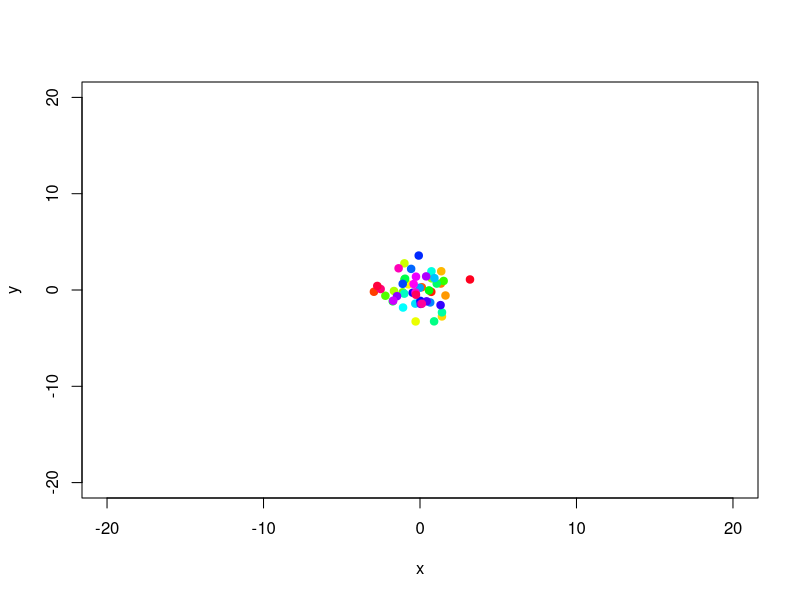
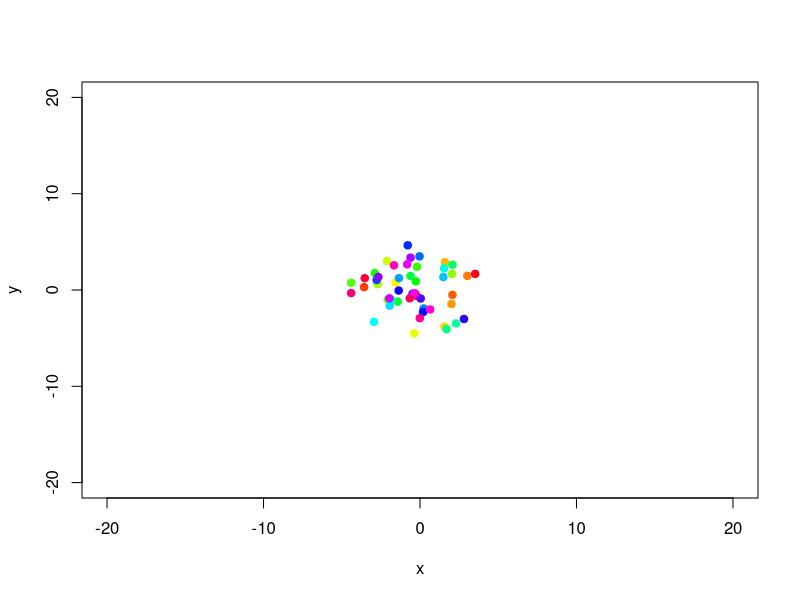
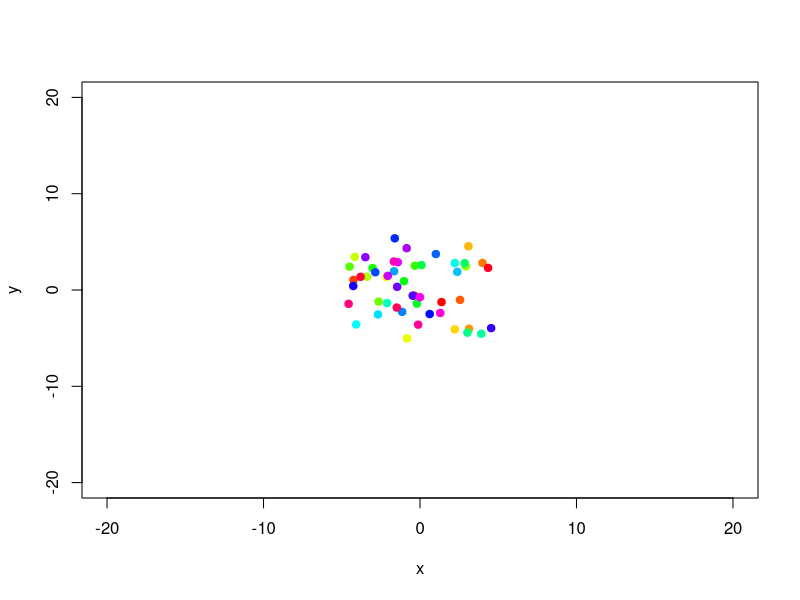
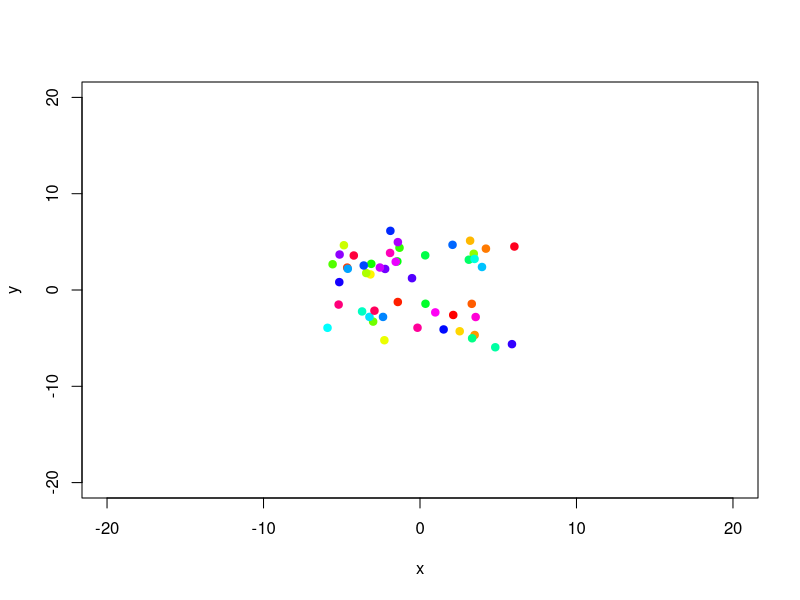
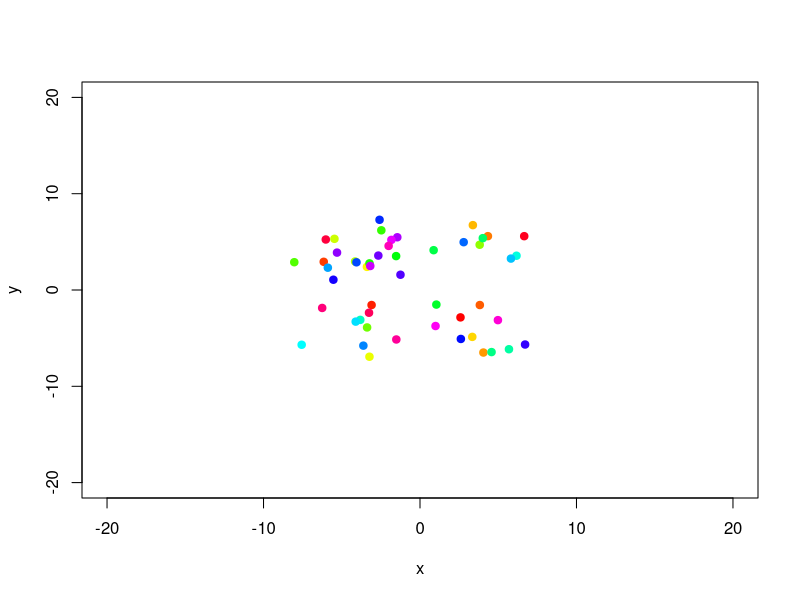
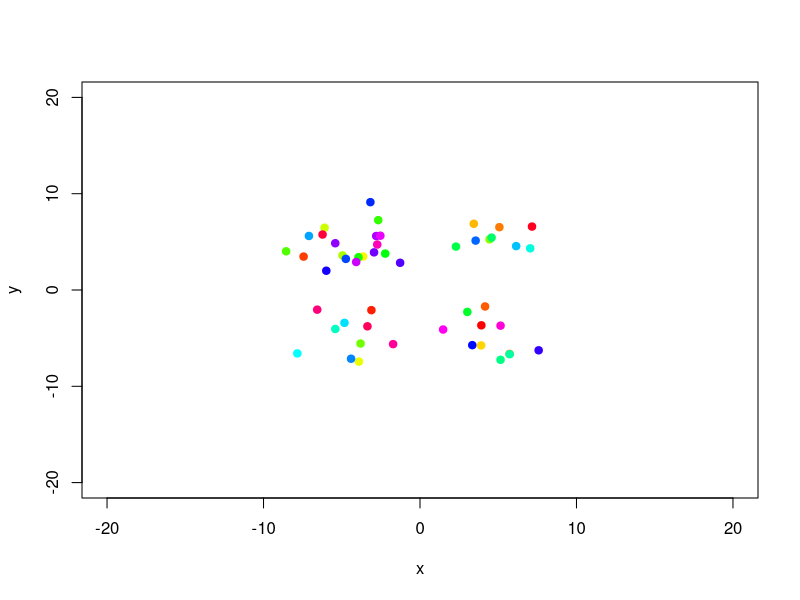
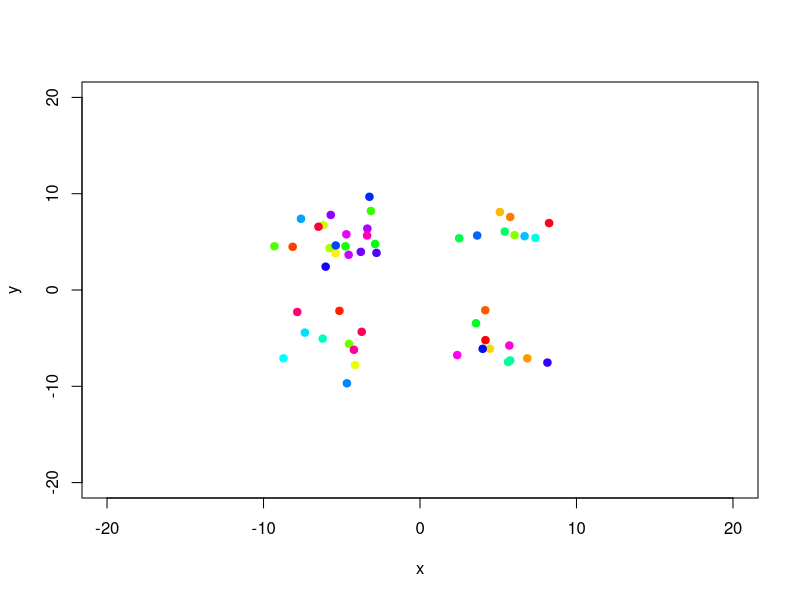
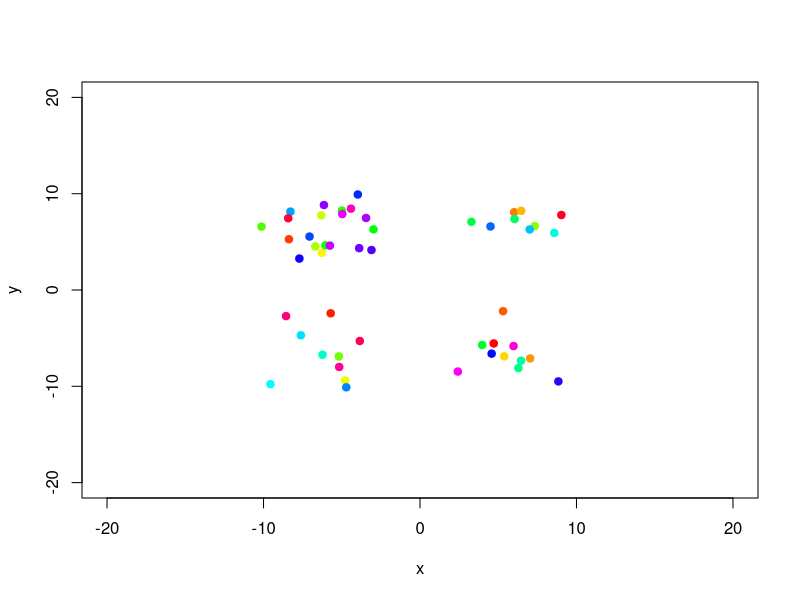

Write R code to recreate these figures, in order.
####################################################################
# This has reminded me of bees I saw on my way to school in the
# village when I was a little child...
####################################################################

# number of bees
n = 50
# maximum number of frames
nmax = 3000
# locations
x = rnorm(n)
y = rnorm(n)
# directions
rx = sample(c(-1, 1), n, TRUE)
ry = sample(c(-1, 1), n, TRUE)
# range of the square
r = 20
op = par(pch = 19)
for (i in 1:nmax) {
    dev.hold()
    rx[x >= r] = -1
    rx[x <= -r] = 1
    ry[y >= r] = -1
    ry[y <= -r] = 1
    x = x + abs(rnorm(n)) * rx
    y = y + abs(rnorm(n)) * ry
    plot(x, y, xlim = c(-r, r), ylim = c(-r, r), col = rainbow(n))
    dev.flush()
}
par(op)
